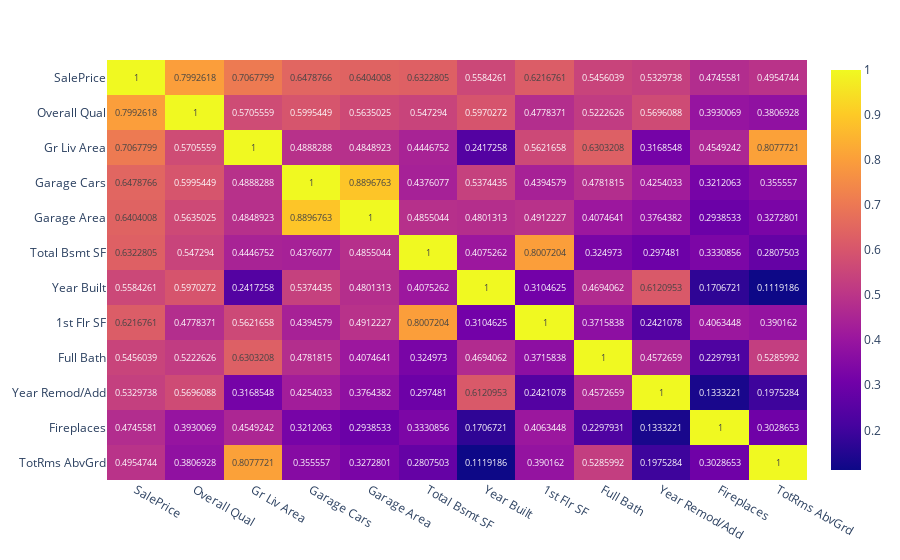

Source (notebook cell):
### Code cell
# Converts non-numeric columns into categorical numerics so correlation can be determined
binned_df = df.apply(preprocessing.LabelEncoder().fit_transform)

# Creates a correlation matrix
top_columns = binned_df.corr('pearson').abs()

# Sorts the correlations based on their correlation to the sales price
top_columns = top_columns.sort_values('SalePrice', ascending=False)

# Captures the 20%, or 16, highest correlated columns, then stores the names of those columns as a list
top_columns = top_columns.head(ceil(len(df.columns) * .2))
top_columns = top_columns.index.tolist()

# Creates the heatmap to display the correlation
fig = px.imshow(df[top_columns].corr('pearson'), text_auto=True, aspect="auto")
fig.show()

### Figure 1 — Plotly figure (JSON) as saved in the notebook; plotly's stock layout.template omitted (floating-point values rounded to 4 significant figures; data arrays with more than 128 entries replaced by an {"elided": "..."} marker saying what was removed)
{"data": [{"coloraxis": "coloraxis", "hovertemplate": "x: %{x}<br>y: %{y}<br>color: %{z}<extra></extra>", "name": "0", "texttemplate": "%{z}", "type": "heatmap", "x": ["SalePrice", "Overall Qual", "Gr Liv Area", "Garage Cars", "Garage Area", "Total Bsmt SF", "Year Built", "1st Flr SF", "Full Bath", "Year Remod/Add", "Fireplaces", "TotRms AbvGrd"], "xaxis": "x", "y": ["SalePrice", "Overall Qual", "Gr Liv Area", "Garage Cars", "Garage Area", "Total Bsmt SF", "Year Built", "1st Flr SF", "Full Bath", "Year Remod/Add", "Fireplaces", "TotRms AbvGrd"], "yaxis": "y", "z": {"elided": "12x12 float values"}}], "layout": {"coloraxis": {"colorscale": [[0, "#0d0887"], [0.1111, "#46039f"], [0.2222, "#7201a8"], [0.3333, "#9c179e"], [0.4444, "#bd3786"], [0.5556, "#d8576b"], [0.6667, "#ed7953"], [0.7778, "#fb9f3a"], [0.8889, "#fdca26"], [1, "#f0f921"]]}, "margin": {"t": 60}, "xaxis": {"anchor": "y", "domain": [0, 1]}, "yaxis": {"anchor": "x", "autorange": "reversed", "domain": [0, 1]}}}
